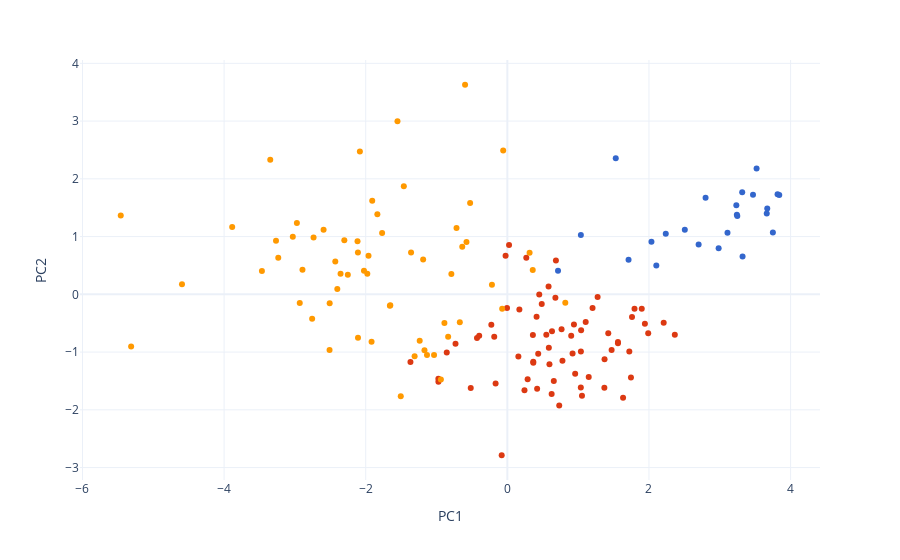

Write notebook code for a chart like this one.
### Code cell
# Standardisation des données
scaler = StandardScaler()
df_standardise = scaler.fit_transform(df_numeric)

#clustering avec Gausian mixture
gmm, label, centroids = t.gausian_mixture_clustering(df_standardise, n_clusters)

# Ajout des labels au dataframe
principal_df['cluster'] = labels

# Convertir les clusters en type catégoriel pour légende continue
principal_df["cluster"] = principal_df["cluster"].astype(str)

fig = t.display_clustering(principal_df)

### Figure 1 — Plotly figure (JSON) as saved in the notebook; plotly's stock layout.template omitted (floating-point values rounded to 4 significant figures)
{"data": [{"hovertemplate": "<b>%{hovertext}</b><br><br>cluster=2<br>PC1=%{x}<br>PC2=%{y}<extra></extra>", "hovertext": ["Finland", "Denmark", "Switzerland", "Iceland", "Norway", "Netherlands", "Sweden", "New Zealand", "Austria", "Luxembourg", "Canada", "Australia", "United Kingdom", "Ireland", "Germany", "United States", "United Arab Emirates", "Malta", "Singapore", "Uzbekistan", "Bahrain", "Thailand", "Hong Kong S.A.R. of China", "Malaysia"], "legendgroup": "2", "marker": {"color": "#3366CC", "symbol": "circle"}, "mode": "markers", "name": "2", "orientation": "v", "showlegend": true, "type": "scatter", "x": [3.75, 3.84, 3.663, 3.109, 3.816, 3.316, 3.469, 3.52, 2.984, 3.321, 3.241, 3.234, 2.799, 3.247, 2.701, 2.104, 2.237, 2.506, 3.67, 1.531, 1.711, 1.038, 2.035, 0.7155], "xaxis": "x", "y": [1.071, 1.72, 1.4, 1.064, 1.734, 1.768, 1.726, 2.18, 0.7977, 0.6546, 1.38, 1.544, 1.674, 1.358, 0.864, 0.5003, 1.047, 1.118, 1.485, 2.355, 0.5992, 1.028, 0.9091, 0.4075], "yaxis": "y"}, {"hovertemplate": "<b>%{hovertext}</b><br><br>cluster=0<br>PC1=%{x}<br>PC2=%{y}<extra></extra>", "hovertext": ["Israel", "Costa Rica", "Czech Republic", "Belgium", "France", "Mexico", "Taiwan Province of China", "Uruguay", "Saudi Arabia", "Spain", "Guatemala", "Italy", "Brazil", "Slovenia", "El Salvador", "Panama", "Slovakia", "Chile", "Lithuania", "Trinidad and Tobago", "Poland", "Colombia", "Cyprus", "Nicaragua", "Romania", "Kuwait", "Mauritius", "Kazakhstan", "Estonia", "Philippines", "Hungary", "Argentina", "Honduras", "Latvia", "Ecuador", "Portugal", "Jamaica", "South Korea", "Japan", "Peru", "Serbia", "Bolivia", "Paraguay", "Dominican Republic", "Bosnia and Herzegovina", "Moldova", "Tajikistan", "Montenegro", "Russia", "Kyrgyzstan", "Belarus", "North Cyprus", "Greece", "Croatia", "Libya", "Vietnam", "Azerbaijan", "Macedonia", "Turkey", "China", "Bulgaria", "Venezuela", "Algeria", "Lebanon", "Armenia", "Jordan", "Ukraine", "Palestinian Territories"], "legendgroup": "0", "marker": {"color": "#DC3912", "symbol": "circle"}, "mode": "markers", "name": "0", "orientation": "v", "showlegend": true, "type": "scatter", "x": [1.898, 1.942, 1.634, 2.208, 2.365, 1.039, 1.562, 1.796, 1.562, 1.722, 0.582, 1.149, 0.9015, 1.989, 0.4127, 1.373, 1.037, 0.9207, 1.054, 0.9403, 1.472, 0.7781, 1.106, 0.6857, 0.6558, 1.425, 1.203, 1.041, 1.76, 0.4503, 0.7325, 0.9575, 0.2673, 0.6255, 0.6303, 1.37, 0.5857, 0.5944, 1.745, 0.3662, 0.4356, -0.004582, 0.6785, 0.7655, -0.2264, -0.4289, -0.025, 0.1557, 0.2863, 0.02395, 0.3656, 1.274, -0.08013, 0.4205, 0.1696, 0.4855, 0.3606, -0.1853, -0.166, 0.5502, 0.2417, -0.5171, -0.9735, -0.9744, -0.7321, -0.3976, -0.856, -1.368], "xaxis": "x", "y": [-0.2487, -0.508, -1.791, -0.491, -0.6982, -0.9898, -0.8458, -0.2497, -0.8258, -0.9891, 0.1371, -1.433, -0.7162, -0.6747, -0.3896, -1.123, -1.615, -1.024, -1.755, -0.5232, -0.9662, -1.151, -0.4813, 0.5839, -1.501, -0.6742, -0.2379, -0.6219, -0.3907, -0.002684, -1.925, -1.377, 0.6326, -1.725, -0.6393, -1.618, -0.9258, -1.212, -1.441, -1.184, -1.03, -0.2366, -0.06127, -0.6052, -0.5263, -0.757, 0.6694, -1.077, -1.472, 0.8531, -1.17, -0.04542, -2.787, -1.637, -0.2626, -0.1676, -0.7056, -0.7344, -1.546, -0.7014, -1.66, -1.621, -1.514, -1.463, -0.8561, -0.7191, -1.007, -1.173], "yaxis": "y"}, {"hovertemplate": "<b>%{hovertext}</b><br><br>cluster=1<br>PC1=%{x}<br>PC2=%{y}<extra></extra>", "hovertext": ["Kosovo", "Pakistan", "Mongolia", "Indonesia", "Ivory Coast", "Benin", "Maldives", "Congo (Brazzaville)", "Ghana", "Nepal", "Turkmenistan", "Morocco", "Cameroon", "Senegal", "Guinea", "Niger", "Laos", "Albania", "Cambodia", "Bangladesh", "Gabon", "South Africa", "Iraq", "Burkina Faso", "Gambia", "Mali", "Nigeria", "Georgia", "Iran", "Mozambique", "Kenya", "Namibia", "Liberia", "Uganda", "Chad", "Tunisia", "Mauritania", "Sri Lanka", "Congo (Kinshasa)", "Swaziland", "Myanmar", "Comoros", "Togo", "Ethiopia", "Madagascar", "Egypt", "Sierra Leone", "Burundi", "Zambia", "Haiti", "Lesotho", "India", "Malawi", "Yemen", "Botswana", "Tanzania", "Central African Republic", "Rwanda", "Zimbabwe", "South Sudan", "Afghanistan"], "legendgroup": "1", "marker": {"color": "#FF9900", "symbol": "circle"}, "mode": "markers", "name": "1", "orientation": "v", "showlegend": true, "type": "scatter", "x": [0.3139, -1.189, -0.07319, -0.05878, -2.253, -2.737, 0.8181, -1.659, -1.36, -0.718, 0.3584, -1.17, -1.978, -1.653, -2.302, -2.595, -0.5261, -0.6715, -0.5774, -0.637, -0.9391, -0.8361, -1.238, -2.356, -2.083, -2.401, -2.025, -0.8889, -0.7908, -1.836, -1.462, -1.035, -2.43, -2.11, -3.466, -1.505, -2.109, -0.2177, -3.03, -1.918, -0.5974, -2.893, -3.235, -1.961, -2.932, -1.31, -3.267, -3.886, -2.116, -3.348, -2.757, -1.769, -2.972, -2.511, -1.135, -1.908, -5.46, -1.552, -2.509, -4.595, -5.313], "xaxis": "x", "y": [0.7192, 0.6045, -0.2507, 2.491, 0.3374, 0.9853, -0.1465, -0.1971, 0.7227, 1.148, 0.4196, -0.9687, 0.3541, -0.1899, 0.938, 1.118, 1.58, -0.4832, 0.908, 0.8219, -1.474, -0.7332, -0.8052, 0.3582, 2.474, 0.09081, 0.4096, -0.4985, 0.3498, 1.387, 1.87, -1.051, 0.569, 0.7258, 0.4044, -1.764, -0.7536, 0.1659, 0.9989, -0.8211, 3.629, 0.4241, 0.6316, 0.6697, -0.151, -1.072, 0.926, 1.164, 0.92, 2.33, -0.425, 1.06, 1.235, -0.963, -1.052, 1.621, 1.365, 2.997, -0.1549, 0.176, -0.9025], "yaxis": "y"}], "layout": {"legend": {"title": {"text": "cluster"}, "tracegroupgap": 0}, "margin": {"t": 60}, "showlegend": false, "xaxis": {"anchor": "y", "domain": [0, 1], "title": {"text": "PC1"}}, "yaxis": {"anchor": "x", "domain": [0, 1], "title": {"text": "PC2"}}}}
